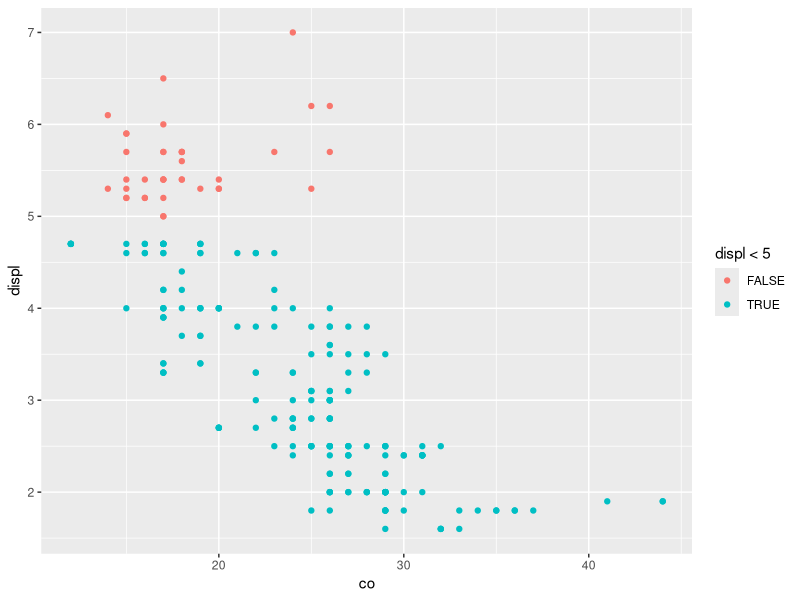
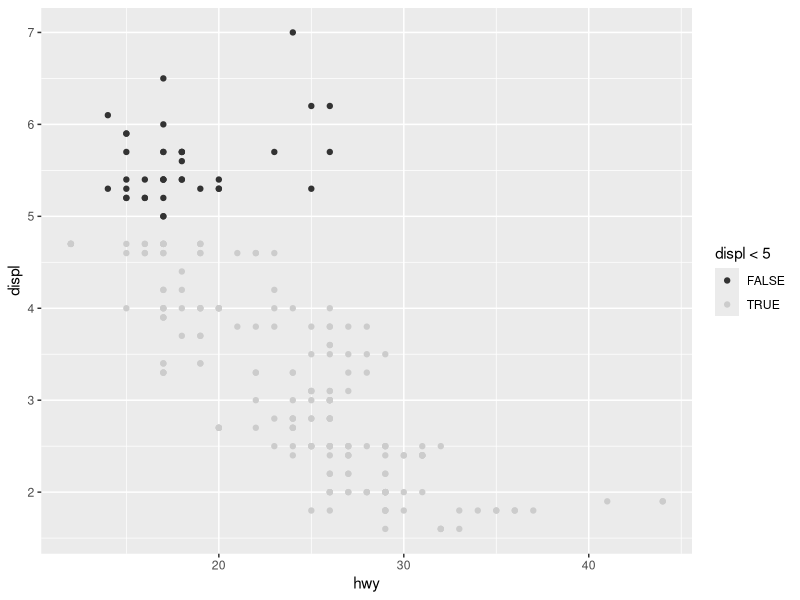
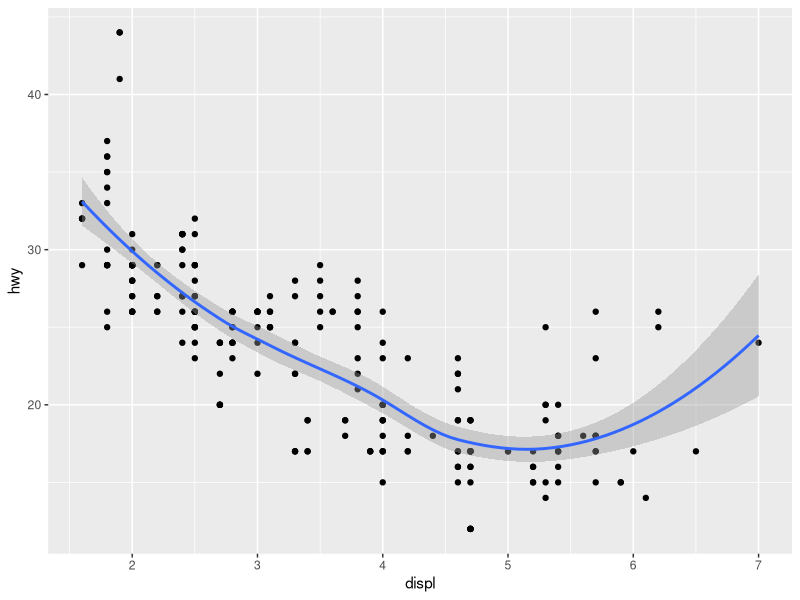
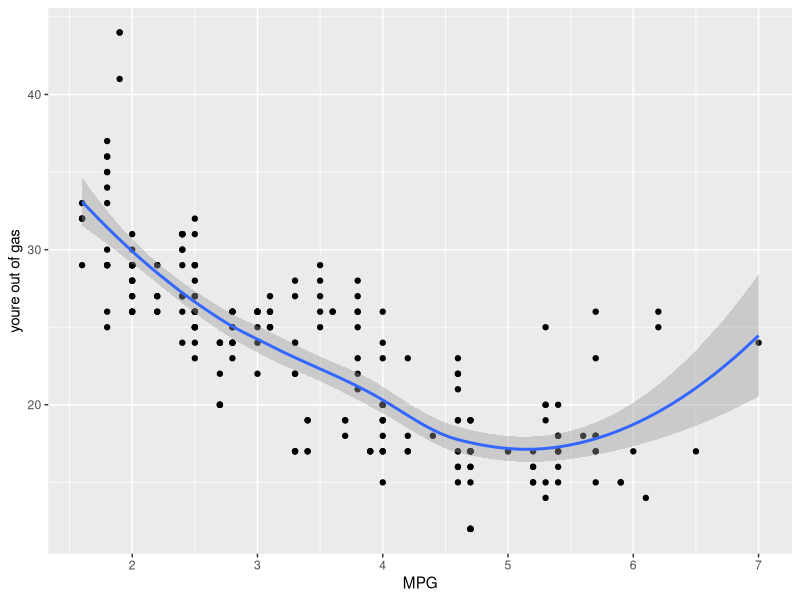
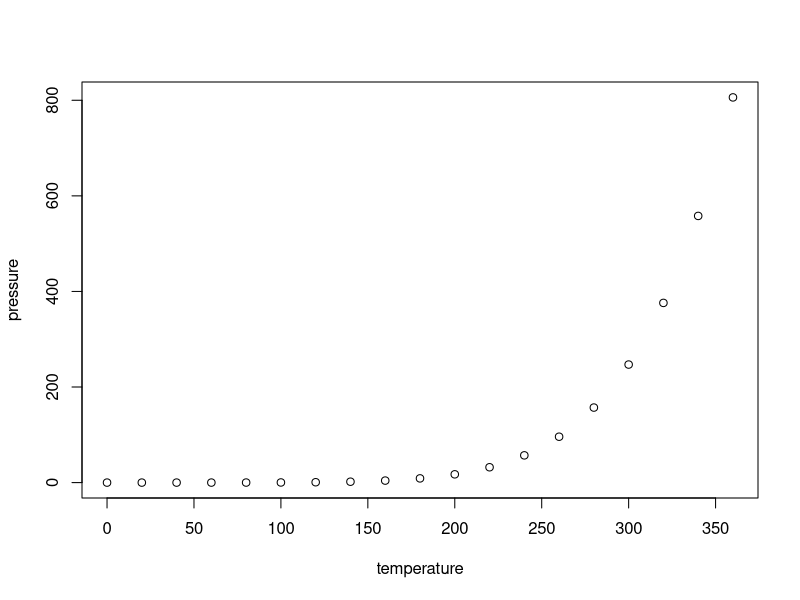

Generate these figures, in order, with R:
## ---- chunk 1
knitr::opts_chunk$set(echo = TRUE)
## ---- chunk 2
library(tidyverse)
#data() to see all the different datasets
mpg
g <- ggplot(mpg) 

g <- g + geom_point( aes(x=hwy, y=displ, color=displ < 5))
g + aes(co)
g + scale_color_grey()
## ---- chunk 3
ggplot(data=mpg, aes(x=displ, y=hwy)) +
  geom_point() +
  geom_smooth()

## ---- chunk 4
ggplot(data=mpg, aes(x=displ, y=hwy)) +
  geom_point() +
  geom_smooth() +
  labs("Relationships that dont suck",
       x="MPG",
       y="youre out of gas") 

## ---- chunk 5
plot(pressure)
